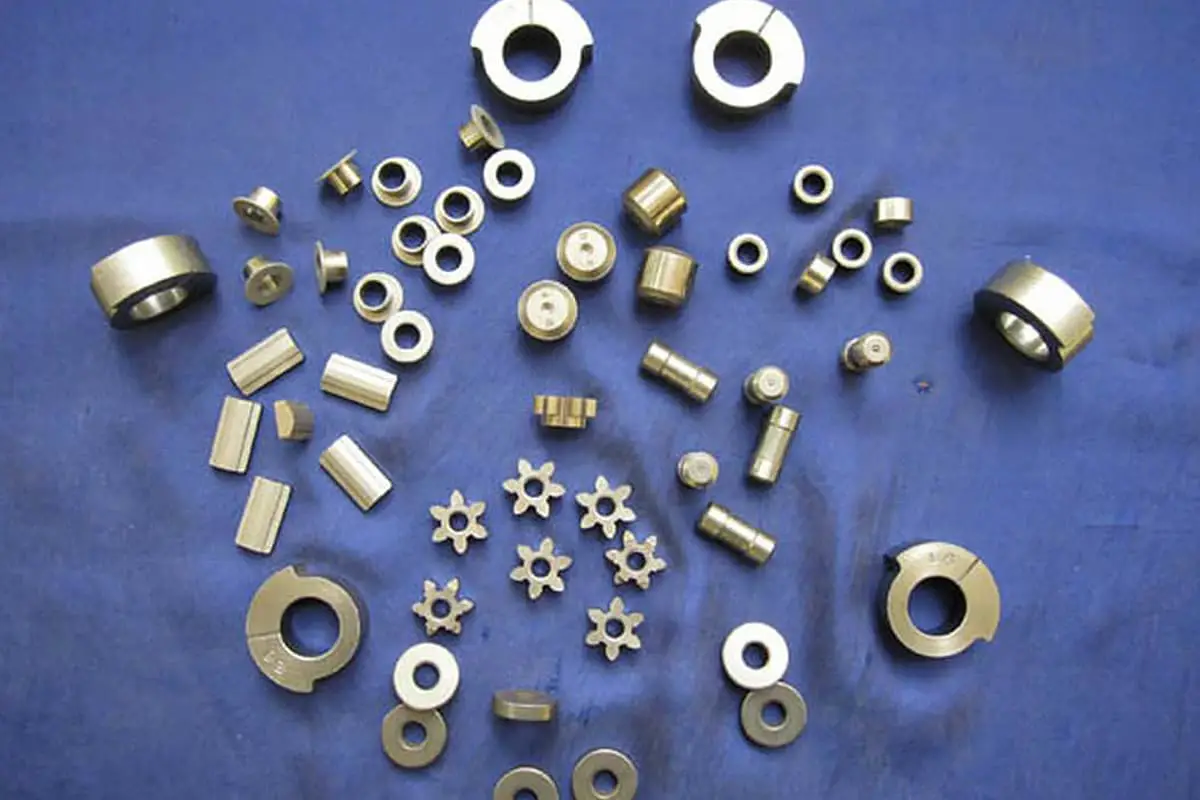
#> input picture data/industrial.jpg, 1200 x 800 px
$ python poligonal.py
#> lines starting #> are read from the running program, lines starting #| are printed output that depends on the picture; after the words box and inside, x2 and y2 are one past the last pixel; in counts of white or black regions, pixels touching at a corner belong together
import cv2
import numpy as np
import os

base = os.path.dirname(os.path.dirname(__file__))
in_path = os.path.join(base, "data", "industrial.jpg")
out_dir = os.path.join(base, "results")

os.makedirs(out_dir, exist_ok=True)

img = cv2.imread(in_path, cv2.IMREAD_GRAYSCALE)
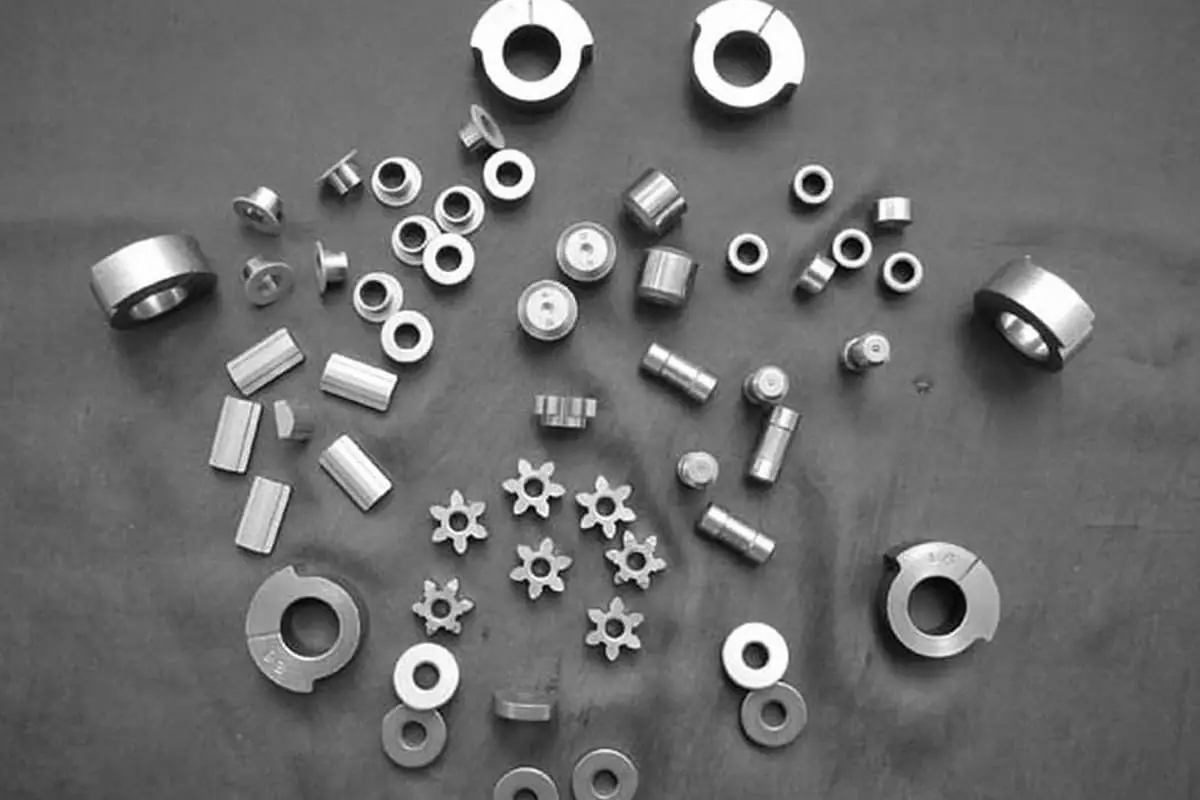
#> img: shape (800, 1200); min 0, max 255, mean 109.1
if img is None:
    raise FileNotFoundError(f"Não foi possível abrir {in_path}")

_, bin_img = cv2.threshold(img, 127, 255, cv2.THRESH_BINARY)
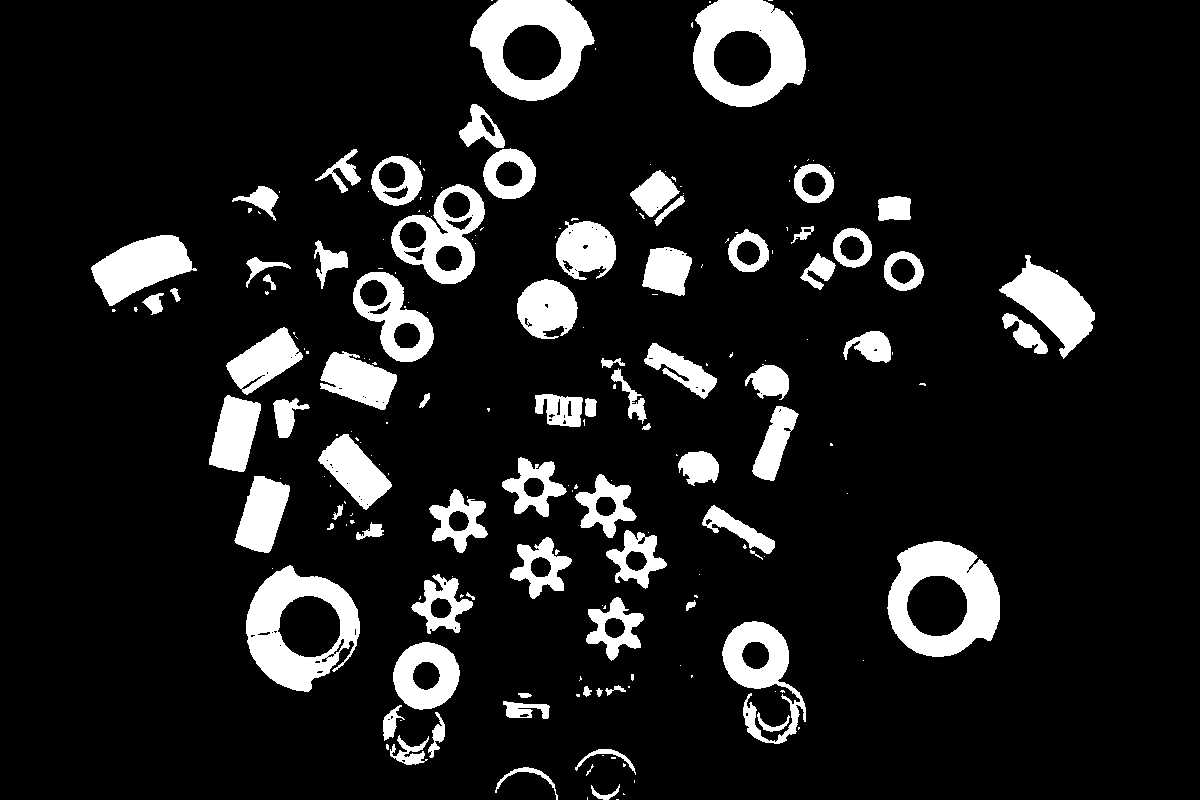
#> bin_img: shape (800, 1200); 11.5% white; 208 white regions (131 under 20 px)

contours, _ = cv2.findContours(bin_img, cv2.RETR_EXTERNAL, cv2.CHAIN_APPROX_NONE)
#> contours = 207 contours, 134 with area under 20; largest, box (x1, y1, x2, y2) and area: (887, 541, 1000, 657) 9986, (246, 565, 360, 692) 9920, (693, 0, 806, 107) 9492, (470, 0, 595, 101) 9137, (391, 184, 485, 284) 5612
contours = [c for c in contours if cv2.contourArea(c) > 200]
#> contours = 56 contours; largest, box (x1, y1, x2, y2) and area: (887, 541, 1000, 657) 9986, (246, 565, 360, 692) 9920, (693, 0, 806, 107) 9492, (470, 0, 595, 101) 9137, (391, 184, 485, 284) 5612

cnt = max(contours, key=cv2.contourArea)
#> cnt = contour of 366 points, box (x1, y1, x2, y2) (887, 541, 1000, 657), area 9986
peri = cv2.arcLength(cnt, True)
#> peri = 425.6

canvas = cv2.cvtColor(bin_img, cv2.COLOR_GRAY2BGR)
#> canvas: shape (800, 1200, 3); 11.5% white; 208 white regions (131 under 20 px), largest, box (x1, y1, x2, y2) and area: (887, 541, 1000, 657) 7307, (693, 0, 806, 107) 7137, (246, 565, 360, 692) 7066

for frac in [0.005, 0.01, 0.02, 0.05]:
    eps = frac * peri
    approx = cv2.approxPolyDP(cnt, eps, True)
    cv2.polylines(canvas, [approx], True, (0, 255, 0), 2)
    print(f"Epsilon {frac*100:.1f}% → {len(approx)} vértices")
#> this loop made 4 passes
#> eps on passes 1 to 4: 2.13, 4.26, 8.51, 21.28
#| Epsilon 0.5% → 20 vértices
#| Epsilon 1.0% → 15 vértices
#| Epsilon 2.0% → 10 vértices
#| Epsilon 5.0% → 5 vértices
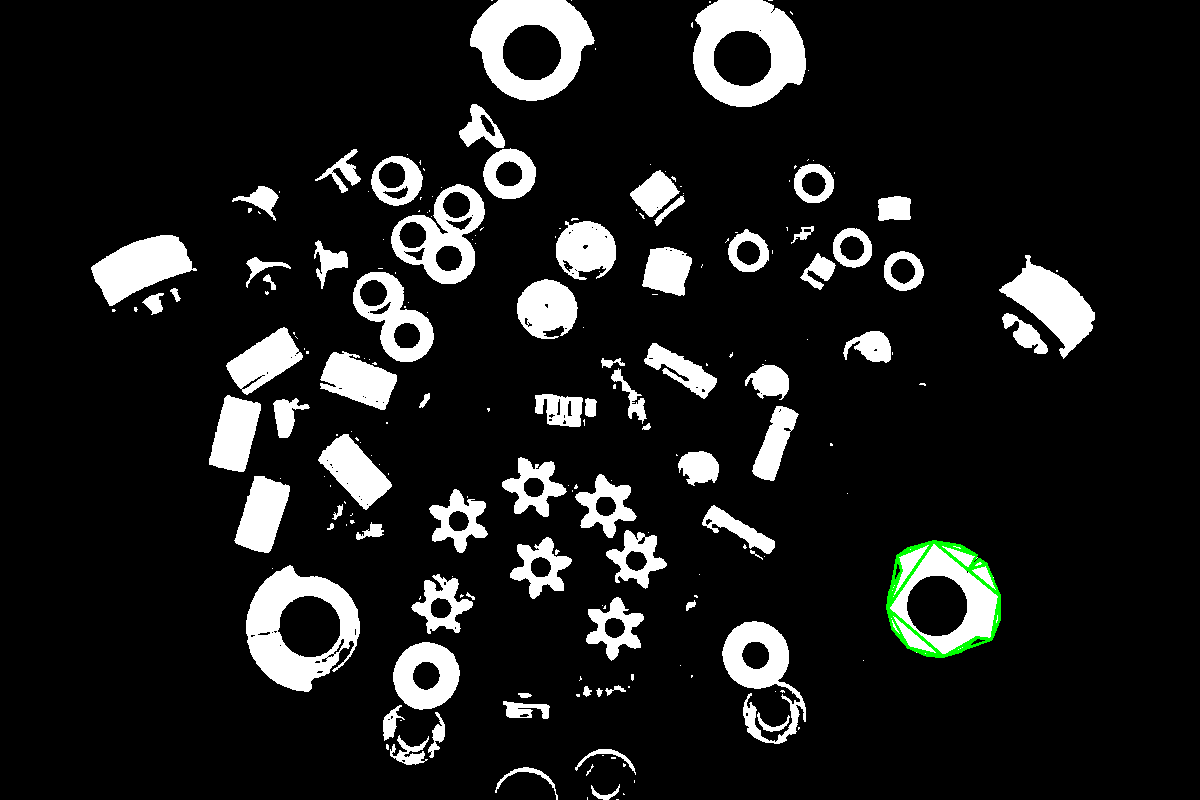
#> canvas: shape (800, 1200, 3); mean B, G, R 28.7, 29.4, 28.7

# Salvar resultado
out_path = os.path.join(out_dir, "industrial_poligonal.png")
cv2.imwrite(out_path, canvas)
print(f"Imagem salva em: {out_path}")

$ run again, with data/cena-natural.jpeg copied over data/industrial.jpg
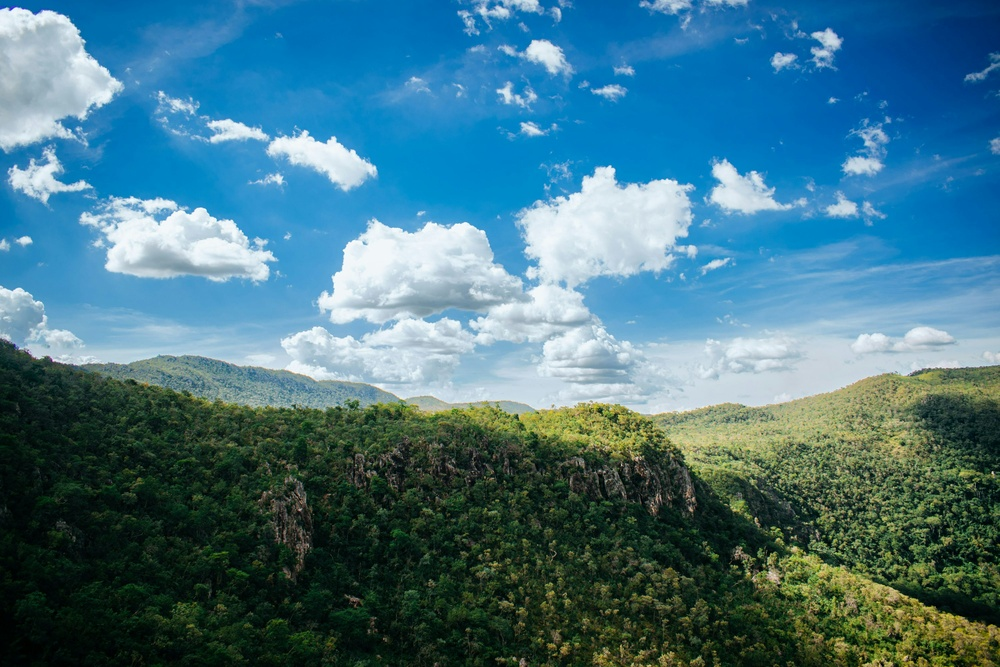
#> input picture data/cena-natural.jpeg, 1000 x 667 px, shrunk from 3000 x 2000 before the run
#> `_, bin_img = cv2.threshold(img, 127, 255, cv2.THRESH_BINARY)`:
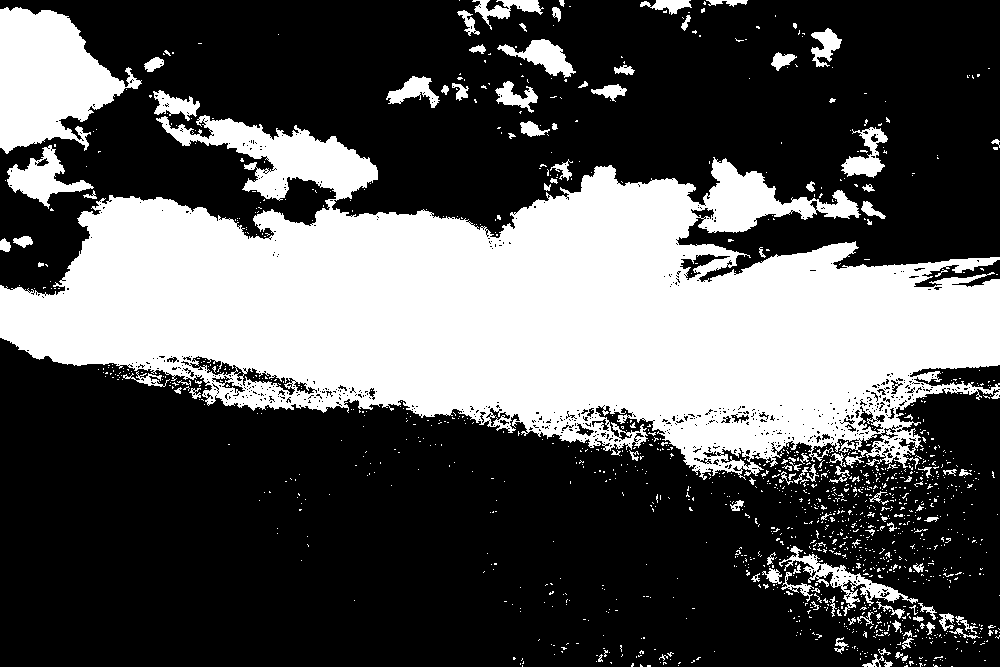
#> bin_img: shape (667, 1000); 33.7% white; 1396 white regions (1285 under 20 px)
#> `contours, _ = cv2.findContours(bin_img, cv2.RETR_EXTERNAL, cv2.CHAIN_A..`: contours = 1359 contours, 1288 with area under 20; largest, box (x1, y1, x2, y2) and area: (0, 115, 1000, 480) 194049, (0, 7, 142, 154) 12038, (7, 145, 94, 209) 1962, (779, 546, 918, 616) 1565, (497, 39, 576, 78) 1159
#> `contours = [c for c in contours if cv2.contourArea(c) > 200]`: contours = 15 contours; largest, box (x1, y1, x2, y2) and area: (0, 115, 1000, 480) 194049, (0, 7, 142, 154) 12038, (7, 145, 94, 209) 1962, (779, 546, 918, 616) 1565, (497, 39, 576, 78) 1159
#> cnt = contour of 6902 points, box (x1, y1, x2, y2) (0, 115, 1000, 480), area 194049
#> peri = 8129.7
#> the loop `for frac in [0.005, 0.01, 0.02, 0.05]:` made 4 passes
#> eps on passes 1 to 2: 40.65, 81.3
#> (printed output is left out)
#> after the loop `for frac in [0.005, 0.01, 0.02, 0.05]:`:
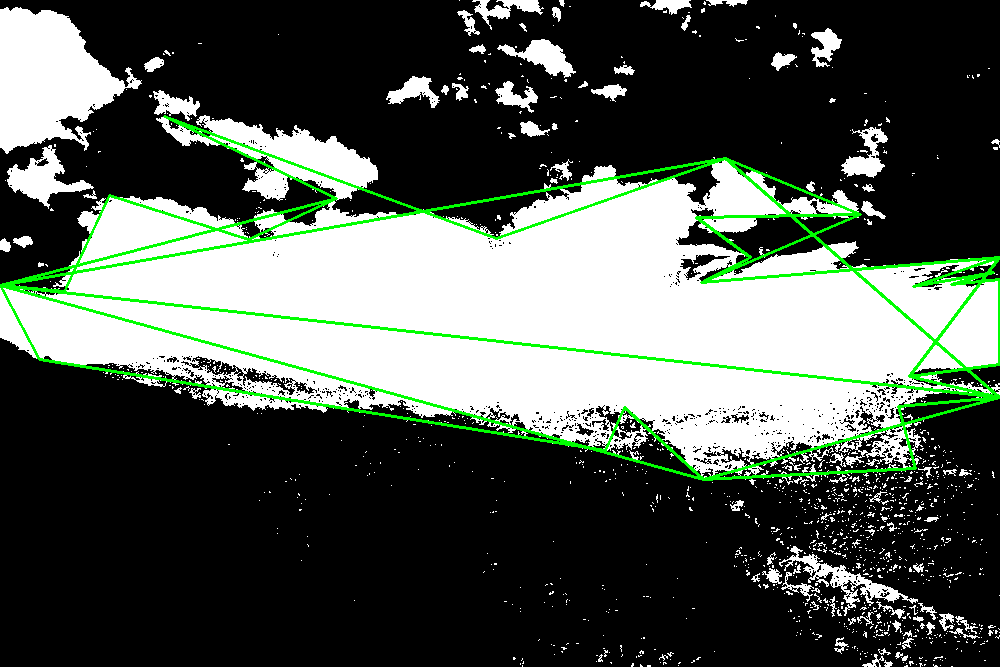
#> canvas: shape (667, 1000, 3); mean B, G, R 81.1, 89, 81.1
